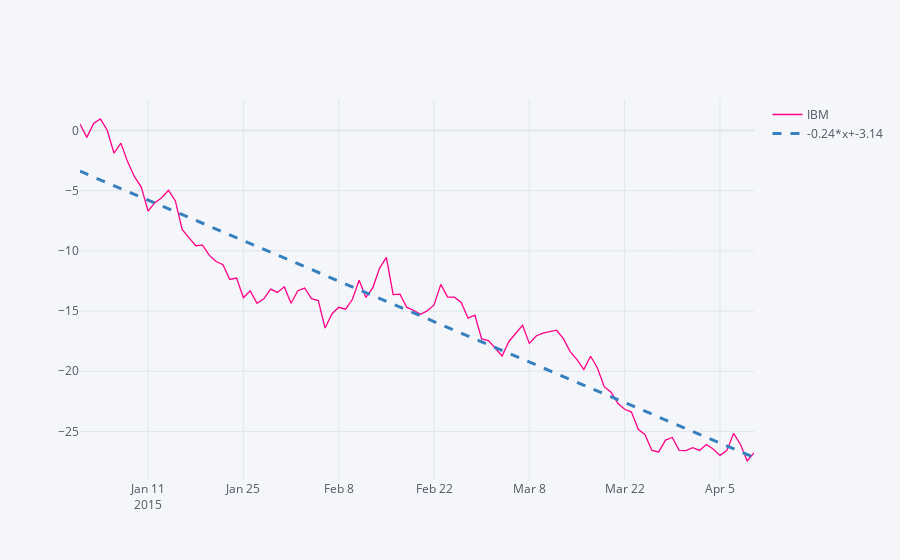

The notebook cell saved with this chart:
### Markdown cell above
### Customizing Colors

We can pass any color (either by Hex, RGB or Text *)  

*Text values are specified in the cufflinks.colors modules

### Code cell
df['IBM'].iplot(filename='IBM Returns - colors',bestfit=True,colors=['pink'],bestfit_colors=['blue'])
